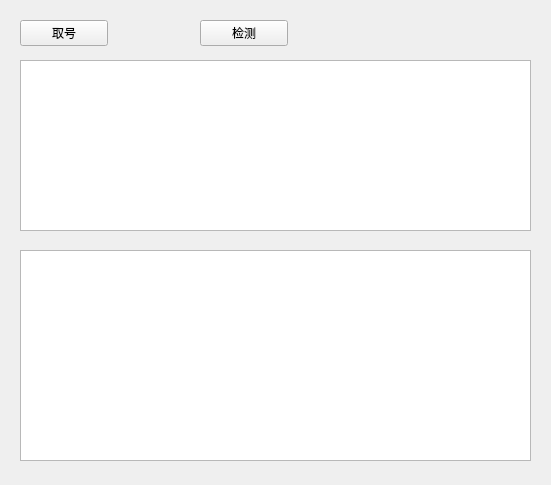
<?xml version="1.0" encoding="UTF-8"?>
<ui version="4.0">
 <class>MainWindow</class>
 <widget class="QMainWindow" name="MainWindow">
  <property name="geometry">
   <rect>
    <x>0</x>
    <y>0</y>
    <width>551</width>
    <height>485</height>
   </rect>
  </property>
  <property name="windowTitle">
   <string>Qt Application</string>
  </property>
  <widget class="QWidget" name="centralwidget">
   <widget class="QPushButton" name="pushButton">
    <property name="geometry">
     <rect>
      <x>20</x>
      <y>20</y>
      <width>88</width>
      <height>26</height>
     </rect>
    </property>
    <property name="text">
     <string>取号</string>
    </property>
   </widget>
   <widget class="QPushButton" name="pushButton_2">
    <property name="geometry">
     <rect>
      <x>200</x>
      <y>20</y>
      <width>88</width>
      <height>26</height>
     </rect>
    </property>
    <property name="text">
     <string>检测</string>
    </property>
   </widget>
   <widget class="QTextEdit" name="textEdit">
    <property name="geometry">
     <rect>
      <x>20</x>
      <y>60</y>
      <width>511</width>
      <height>171</height>
     </rect>
    </property>
   </widget>
   <widget class="QTextEdit" name="textEdit_2">
    <property name="geometry">
     <rect>
      <x>20</x>
      <y>250</y>
      <width>511</width>
      <height>211</height>
     </rect>
    </property>
   </widget>
  </widget>
 </widget>
 <resources/>
 <connections/>
</ui>
